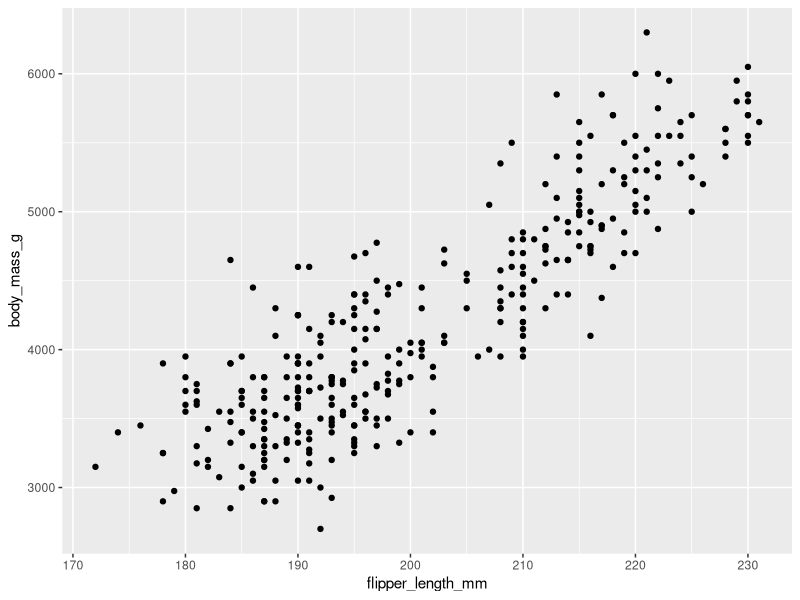
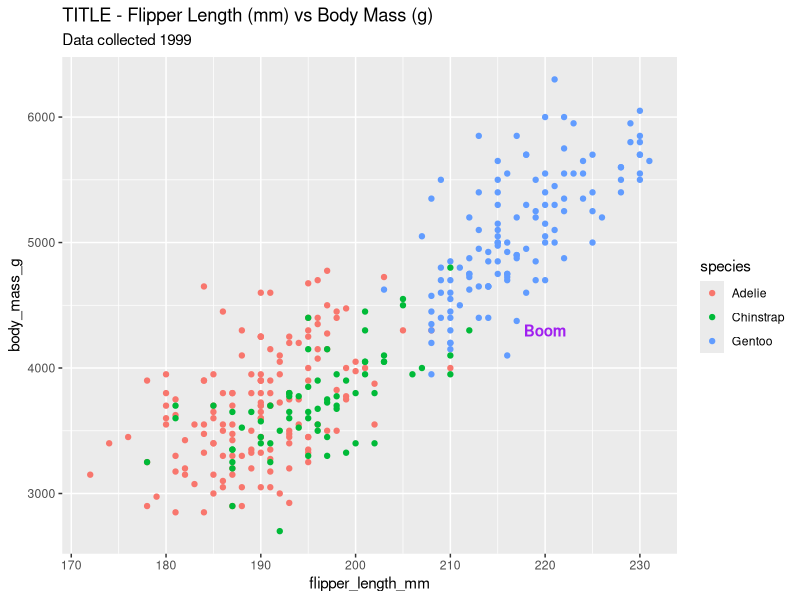
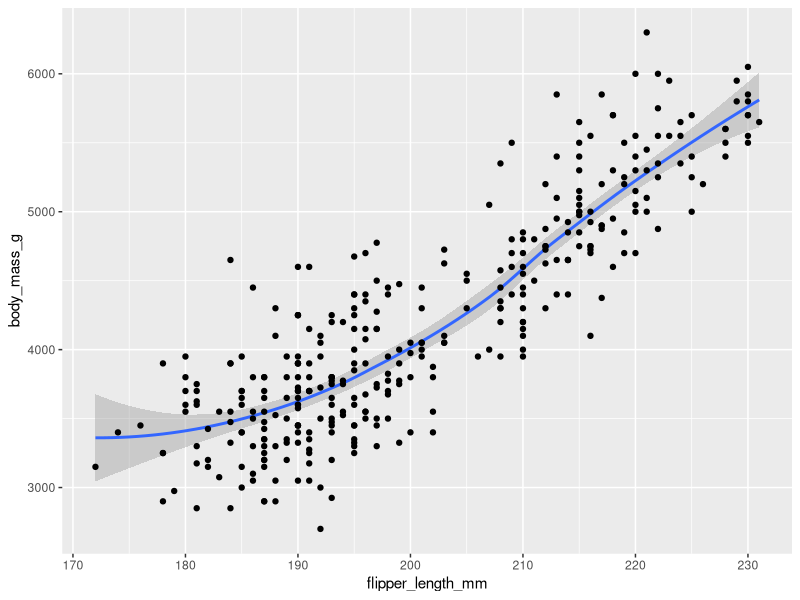
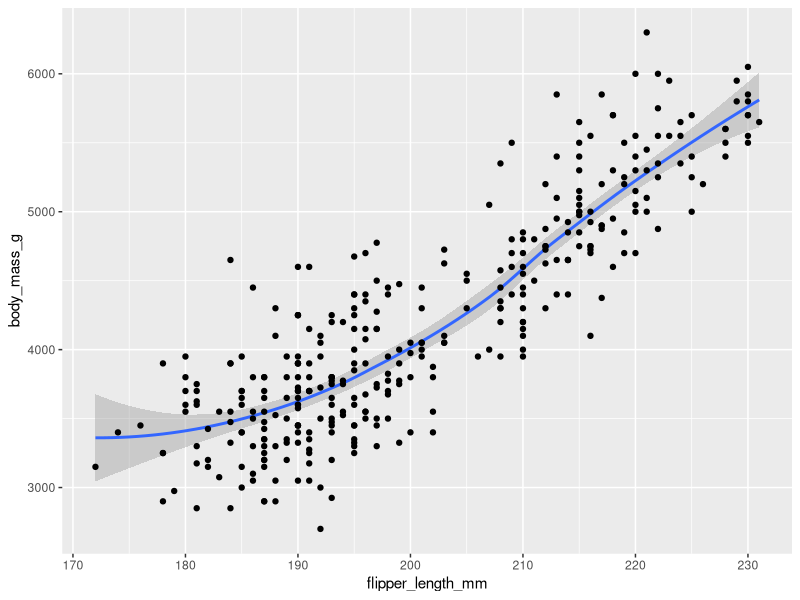

Generate these figures, in order, with R:
# R Week 4
install.packages("tidyverse")
install.packages("ggplot")
install.packages("palmerpenguins")

library(ggplot2)
library(palmerpenguins)

data("penguins")
View(penguins)

# Basic Plot
ggplot(data = penguins) + geom_point(mapping = aes(x = flipper_length_mm, y = body_mass_g))

# Plot with colour to different species + heading
 ggplot(data = penguins) + 
   geom_point(mapping = aes(x = flipper_length_mm, y = body_mass_g, color = species))+
   labs(title="TITLE - Flipper Length (mm) vs Body Mass (g)",subtitle="Data collected 1999")+
   annotate("Text", x=220, y=4300, label="Boom", color="Purple", fontface="bold")
# You can change colour, size, shape all by adding within the 'aes' brackets

# Different Geom SMOOTH + JITTER 
ggplot(data = penguins) + 
  geom_smooth(mapping = aes(x = flipper_length_mm, y = body_mass_g)) + 
  geom_point(mapping = aes(x = flipper_length_mm, y = body_mass_g))

ggsave("myPlotSaved.png")

